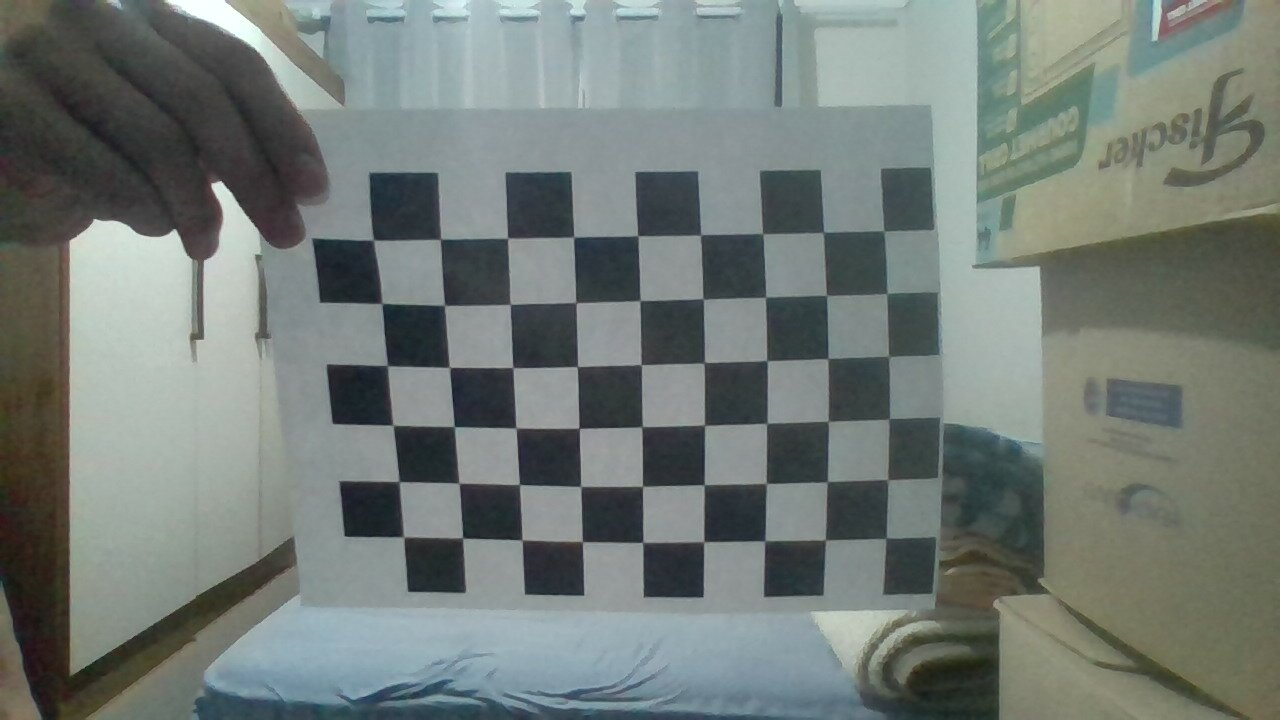
#> input picture imagens/2026-10-07-213905_1.jpg, 1280 x 720 px; its folder holds 5 pictures in this run
$ python main.py
#> lines starting #> are read from the running program, lines starting #| are printed output that depends on the picture
import numpy as np
import cv2 as cv
import glob

## codigo de https://docs.opencv.org/4.13.0/dc/dbb/tutorial_py_calibration.html

# termination criteria
criteria = (cv.TERM_CRITERIA_EPS + cv.TERM_CRITERIA_MAX_ITER, 30, 0.001)

#flags = cv.CALIB_CB_ADAPTIVE_THRESH + cv.CALIB_CB_NORMALIZE_IMAGE

ver_corners = 6
hor_corners = 9

# prepare object points, like (0,0,0), (1,0,0), (2,0,0) ....,(6,5,0)
objp = np.zeros((ver_corners*hor_corners,3), np.float32)
objp[:,:2] = np.mgrid[0:ver_corners,0:hor_corners].T.reshape(-1,2)

# Arrays to store object points and image points from all the images.
objpoints = [] # 3d point in real world space
imgpoints = [] # 2d points in image plane.

images = glob.glob('imagens/2026*.jpg')

for fname in images:
    print(f"lendo imagem {fname}")
    img = cv.imread(fname)
#> img is the input picture: shape (720, 1280, 3); mean B, G, R 118.5, 123.1, 114.6
    gray = cv.cvtColor(img, cv.COLOR_BGR2GRAY)
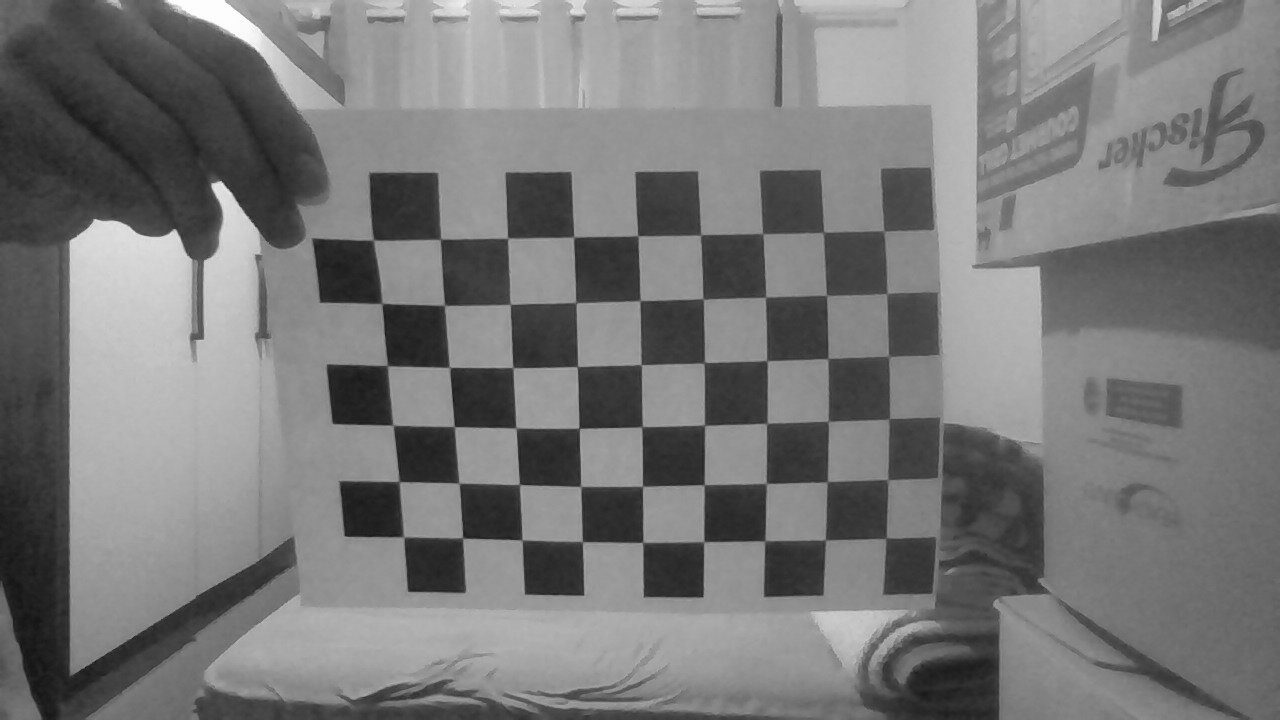
#> gray: shape (720, 1280); min 16, max 254, mean 120

    # Find the chess board corners
    ret, corners = cv.findChessboardCorners(gray, (ver_corners,hor_corners), None)
#> ret = True; corners = 54 rows, first 8: [880, 235], [883, 288], [884, 361], [888.7, 418.8], [887.4, 479.1], [886.3, 537.3], [823.6, 231.1], [826.9, 295.2]

    # If found, add object points, image points (after refining them)
    if ret == True:
        objpoints.append(objp)

        corners2 = cv.cornerSubPix(gray, corners, (11,11), (-1,-1), criteria)
#> corners2 = 54 rows, first 8: [883.7, 231], [886.8, 293.5], [888.6, 356.5], [889.3, 418.8], [887.7, 479.7], [886.1, 538.3], [823.5, 232.3], [826.5, 295.4]
        imgpoints.append(corners2)
#> pass 2 of the loop `for fname in images:`:
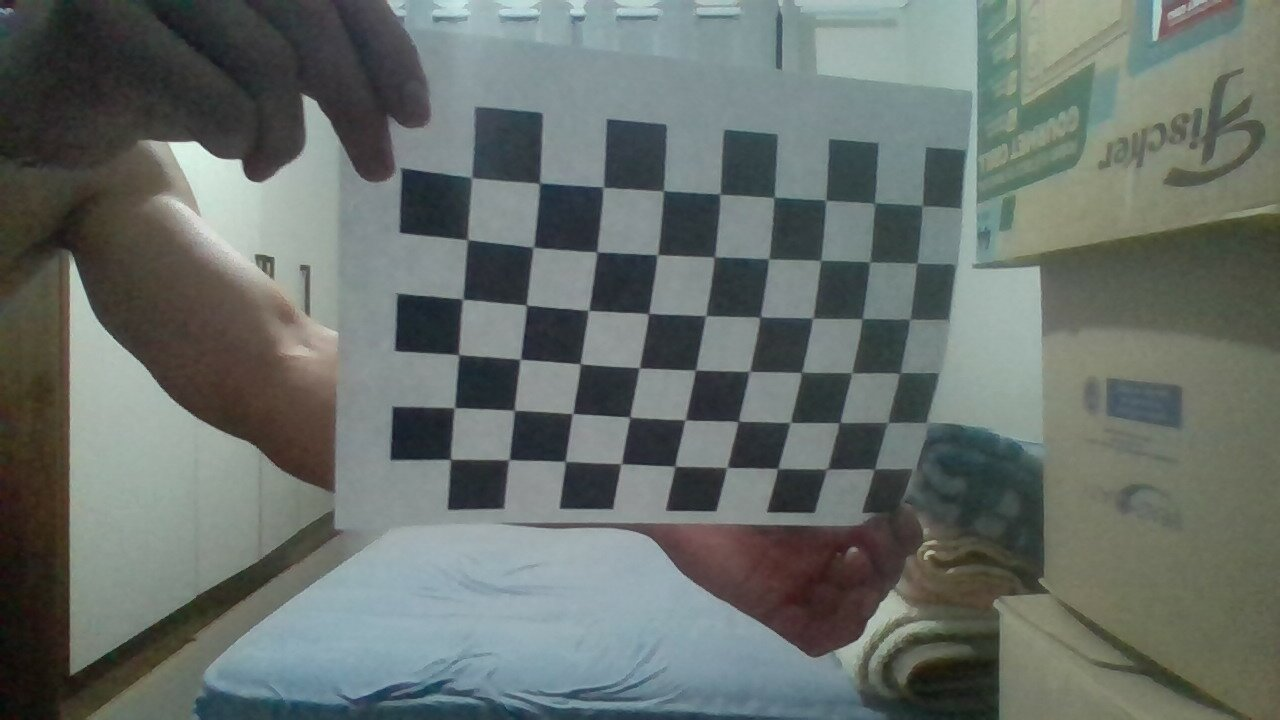
#> input picture imagens/2026-10-07-213905_10.jpg, 1280 x 720 px
#> img is the input picture: shape (720, 1280, 3); mean B, G, R 106.8, 111.2, 103.4
#> `gray = cv.cvtColor(img, cv.COLOR_BGR2GRAY)`:
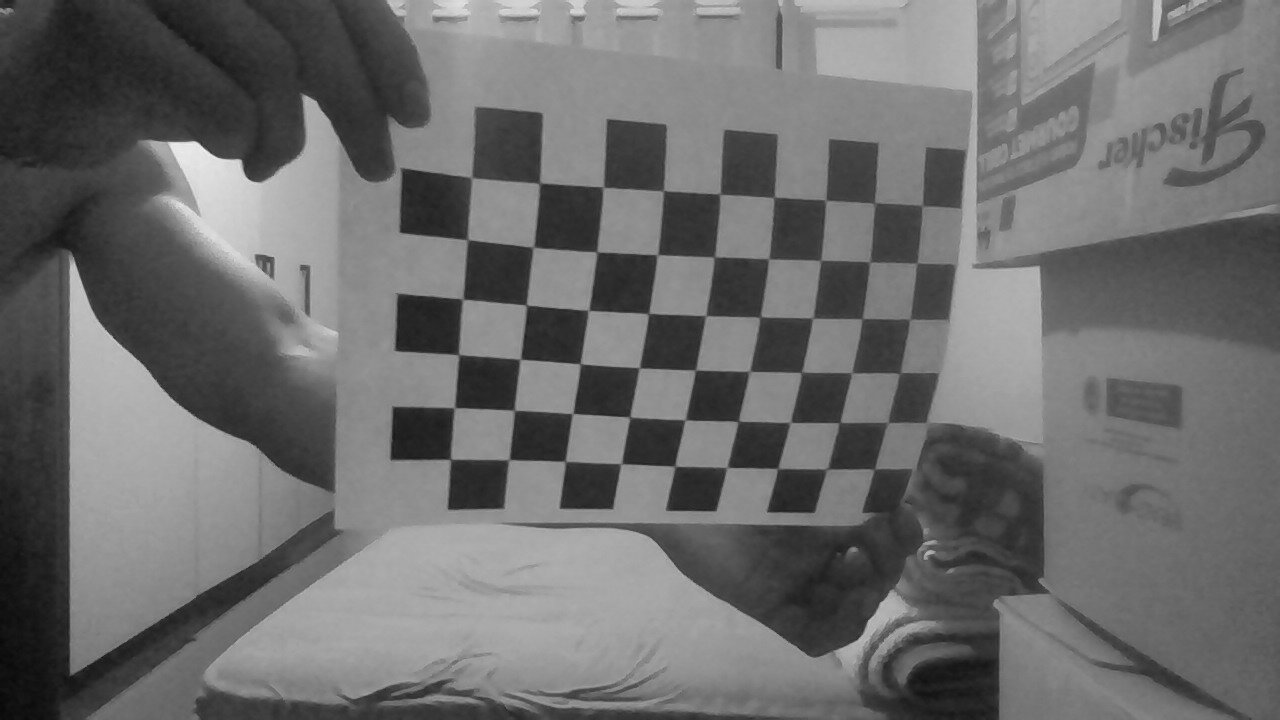
#> gray: shape (720, 1280); min 8, max 250, mean 108.4
#> corners = 54 rows, first 8: [921.2, 204.8], [917.3, 262.5], [909.5, 319.5], [899.5, 372.5], [887, 422.5], [867, 462], [872.5, 203.4], [870.2, 262.6]
#> corners2 = 54 rows, first 8: [922.2, 205.8], [916.9, 263], [909.7, 319.1], [899.7, 372.9], [887.6, 422.5], [874.3, 469.1], [874.5, 202.9], [869.7, 261.9]
#> pass 3 of the loop `for fname in images:`:
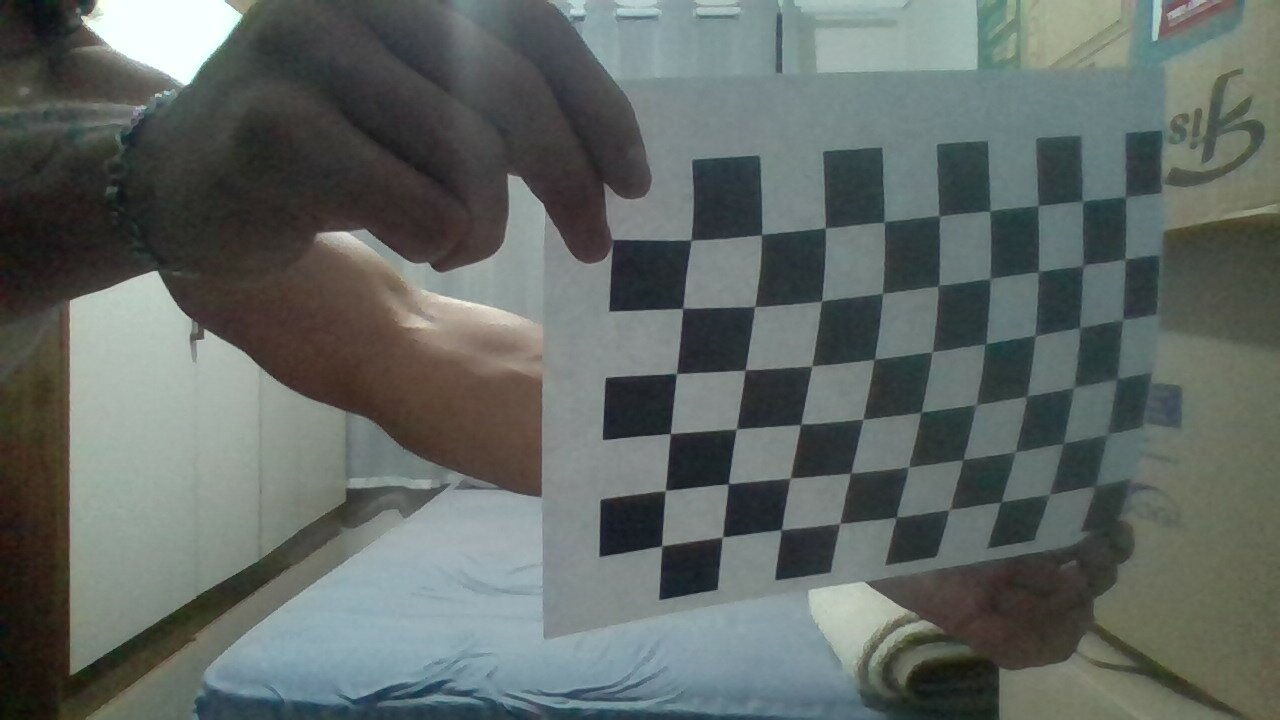
#> input picture imagens/2026-10-07-213905_11.jpg, 1280 x 720 px
#> img is the input picture: shape (720, 1280, 3); mean B, G, R 100.7, 104.2, 96.8
#> `gray = cv.cvtColor(img, cv.COLOR_BGR2GRAY)`:
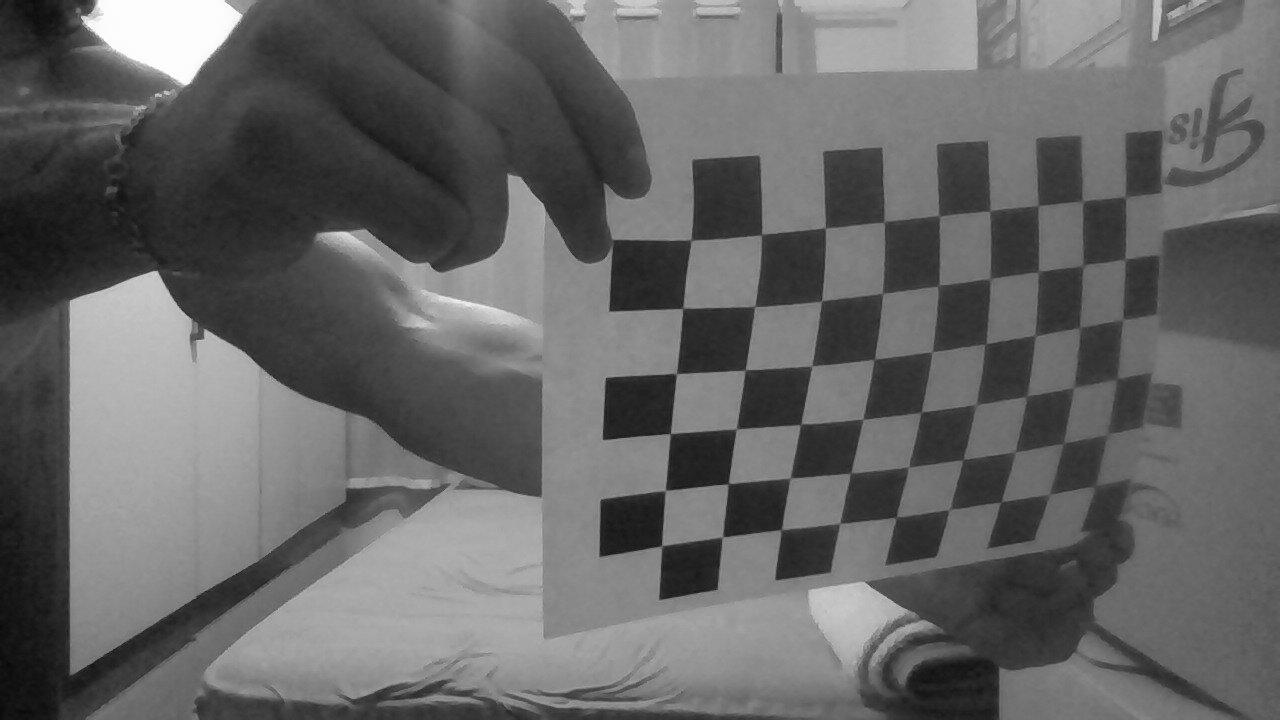
#> gray: shape (720, 1280); min 9, max 254, mean 101.6
#> corners = 54 rows, first 8: [1125.5, 197], [1125, 259.5], [1122.5, 320], [1114, 376], [1100, 440], [1093, 482], [1082.5, 201.5], [1082.5, 265.5]
#> corners2 = 54 rows, first 8: [1125.5, 196.8], [1125, 259], [1122.7, 319.3], [1117, 378.9], [1106.9, 434.4], [1095, 486.1], [1082.5, 201.3], [1083.3, 265.1]
#> the loop made 4 passes; the first 3 are shown

        # Draw and display the corners
        #cv.drawChessboardCorners(img, (ver_corners,hor_corners), corners2, ret)
        #cv.imshow('img', img)
        #cv.waitKey()

cv.destroyAllWindows()

ret, mtx, dist, rvecs, tvecs = cv.calibrateCamera(objpoints, imgpoints, gray.shape[::-1], None, None)

img = cv.imread('imagens/sem_tabuleiro.jpg') # preciso escolher uma imagem
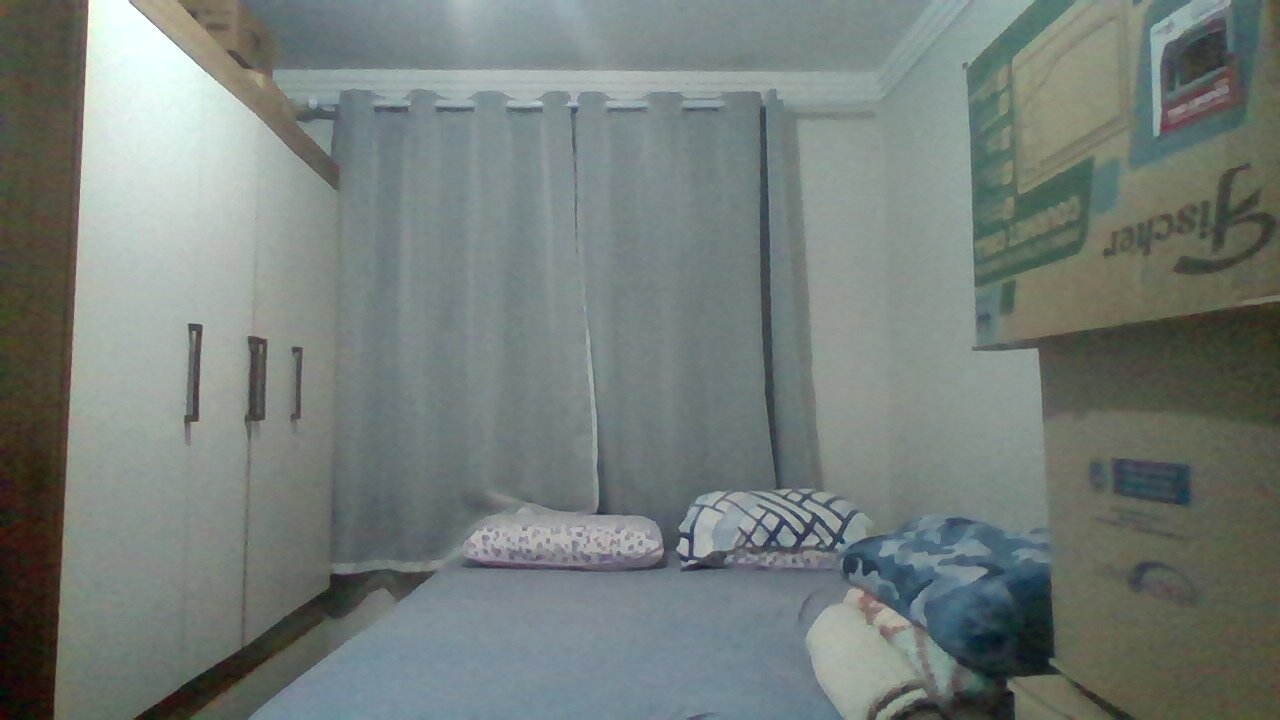
#> input picture imagens/sem_tabuleiro.jpg, 1280 x 720 px
#> img is the input picture: shape (720, 1280, 3); mean B, G, R 121.1, 125.3, 116.7
# [9 lines of commented-out code are left out]

rvec_ref = rvecs[0]
tvec_ref = tvecs[0]

while True:
    try:
#> (the run stopped early here; a loop or call above may not have finished)
